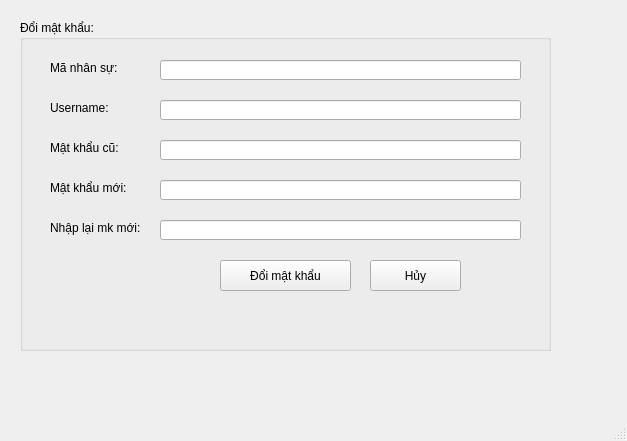
<?xml version="1.0" encoding="UTF-8"?>
<ui version="4.0">
 <class>MainWindow</class>
 <widget class="QMainWindow" name="MainWindow">
  <property name="geometry">
   <rect>
    <x>0</x>
    <y>0</y>
    <width>627</width>
    <height>441</height>
   </rect>
  </property>
  <property name="windowTitle">
   <string>MainWindow</string>
  </property>
  <widget class="QWidget" name="centralwidget">
   <widget class="QGroupBox" name="groupBox">
    <property name="geometry">
     <rect>
      <x>20</x>
      <y>20</y>
      <width>531</width>
      <height>331</height>
     </rect>
    </property>
    <property name="title">
     <string>Đổi mật khẩu:</string>
    </property>
    <widget class="QLabel" name="labelID">
     <property name="geometry">
      <rect>
       <x>30</x>
       <y>40</y>
       <width>71</width>
       <height>16</height>
      </rect>
     </property>
     <property name="text">
      <string>Mã nhân sự:</string>
     </property>
    </widget>
    <widget class="QLineEdit" name="lineEditID">
     <property name="geometry">
      <rect>
       <x>140</x>
       <y>40</y>
       <width>361</width>
       <height>20</height>
      </rect>
     </property>
     <property name="readOnly">
      <bool>true</bool>
     </property>
    </widget>
    <widget class="QLabel" name="labelOldPass">
     <property name="geometry">
      <rect>
       <x>30</x>
       <y>120</y>
       <width>81</width>
       <height>16</height>
      </rect>
     </property>
     <property name="text">
      <string>Mật khẩu cũ: </string>
     </property>
    </widget>
    <widget class="QLabel" name="labelName">
     <property name="geometry">
      <rect>
       <x>30</x>
       <y>80</y>
       <width>101</width>
       <height>16</height>
      </rect>
     </property>
     <property name="text">
      <string>Username:</string>
     </property>
    </widget>
    <widget class="QLineEdit" name="lineEditName">
     <property name="geometry">
      <rect>
       <x>140</x>
       <y>80</y>
       <width>361</width>
       <height>20</height>
      </rect>
     </property>
     <property name="readOnly">
      <bool>true</bool>
     </property>
    </widget>
    <widget class="QLineEdit" name="lineEditOldPass">
     <property name="geometry">
      <rect>
       <x>140</x>
       <y>120</y>
       <width>361</width>
       <height>20</height>
      </rect>
     </property>
     <property name="echoMode">
      <enum>QLineEdit::Password</enum>
     </property>
    </widget>
    <widget class="QLabel" name="labelNewPass">
     <property name="geometry">
      <rect>
       <x>30</x>
       <y>160</y>
       <width>81</width>
       <height>16</height>
      </rect>
     </property>
     <property name="text">
      <string>Mật khẩu mới: </string>
     </property>
    </widget>
    <widget class="QLineEdit" name="lineEditNewPass">
     <property name="geometry">
      <rect>
       <x>140</x>
       <y>160</y>
       <width>361</width>
       <height>20</height>
      </rect>
     </property>
     <property name="echoMode">
      <enum>QLineEdit::Password</enum>
     </property>
    </widget>
    <widget class="QLineEdit" name="lineEditConfirmNewPass">
     <property name="geometry">
      <rect>
       <x>140</x>
       <y>200</y>
       <width>361</width>
       <height>20</height>
      </rect>
     </property>
     <property name="echoMode">
      <enum>QLineEdit::Password</enum>
     </property>
    </widget>
    <widget class="QLabel" name="labelConfirmNewPass">
     <property name="geometry">
      <rect>
       <x>30</x>
       <y>200</y>
       <width>111</width>
       <height>16</height>
      </rect>
     </property>
     <property name="text">
      <string>Nhập lại mk mới:</string>
     </property>
    </widget>
    <widget class="QPushButton" name="pushButtonChangePass">
     <property name="geometry">
      <rect>
       <x>200</x>
       <y>240</y>
       <width>131</width>
       <height>31</height>
      </rect>
     </property>
     <property name="text">
      <string>Đổi mật khẩu</string>
     </property>
     <property name="icon">
      <iconset>
       <normaloff>../images/ic_edit.png</normaloff>../images/ic_edit.png</iconset>
     </property>
    </widget>
    <widget class="QPushButton" name="pushButtonCancel">
     <property name="geometry">
      <rect>
       <x>350</x>
       <y>240</y>
       <width>91</width>
       <height>31</height>
      </rect>
     </property>
     <property name="text">
      <string>Hủy</string>
     </property>
     <property name="icon">
      <iconset>
       <normaloff>../images/ic_close.png</normaloff>../images/ic_close.png</iconset>
     </property>
    </widget>
   </widget>
  </widget>
  <widget class="QMenuBar" name="menubar">
   <property name="geometry">
    <rect>
     <x>0</x>
     <y>0</y>
     <width>627</width>
     <height>25</height>
    </rect>
   </property>
  </widget>
  <widget class="QStatusBar" name="statusbar"/>
 </widget>
 <resources/>
 <connections/>
</ui>
